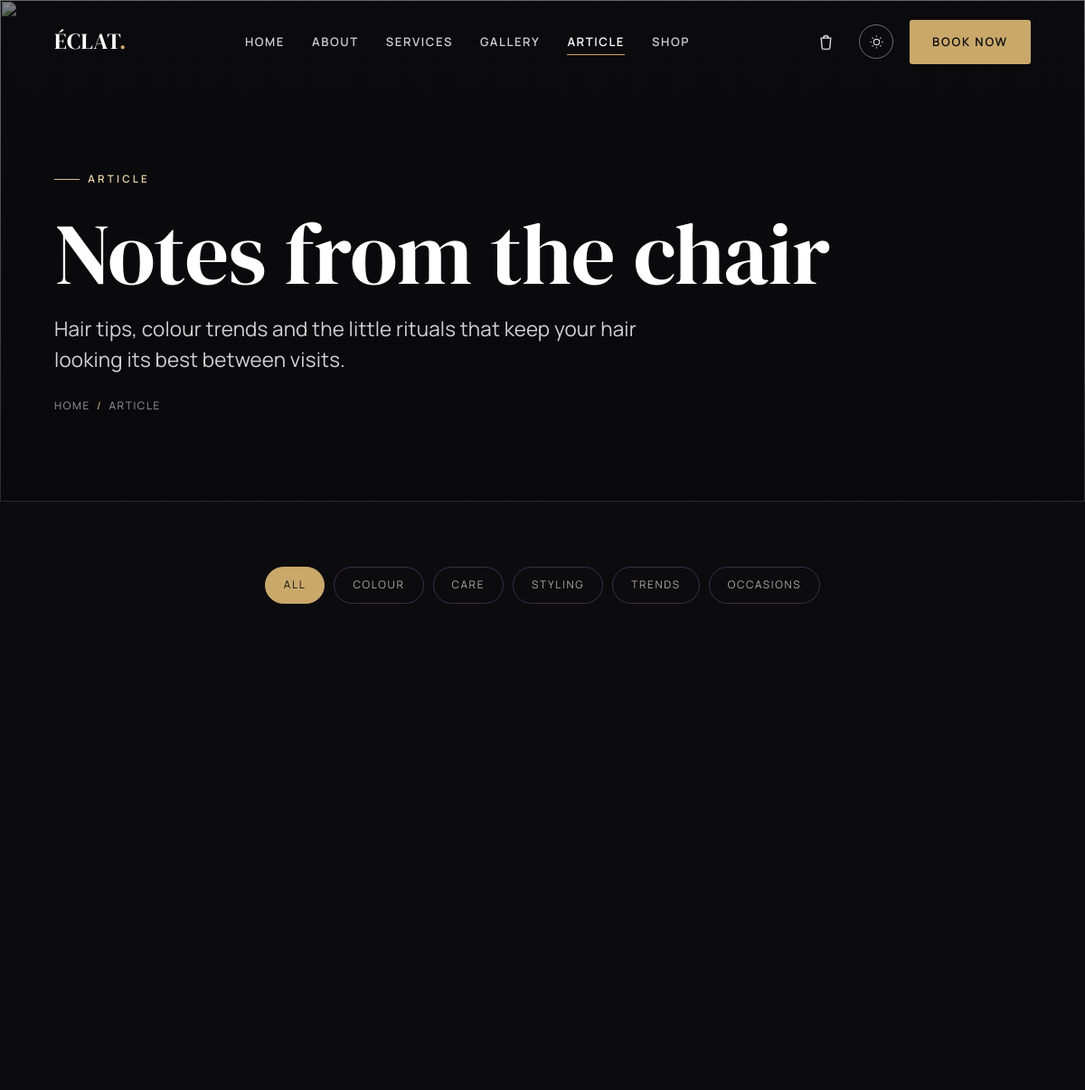
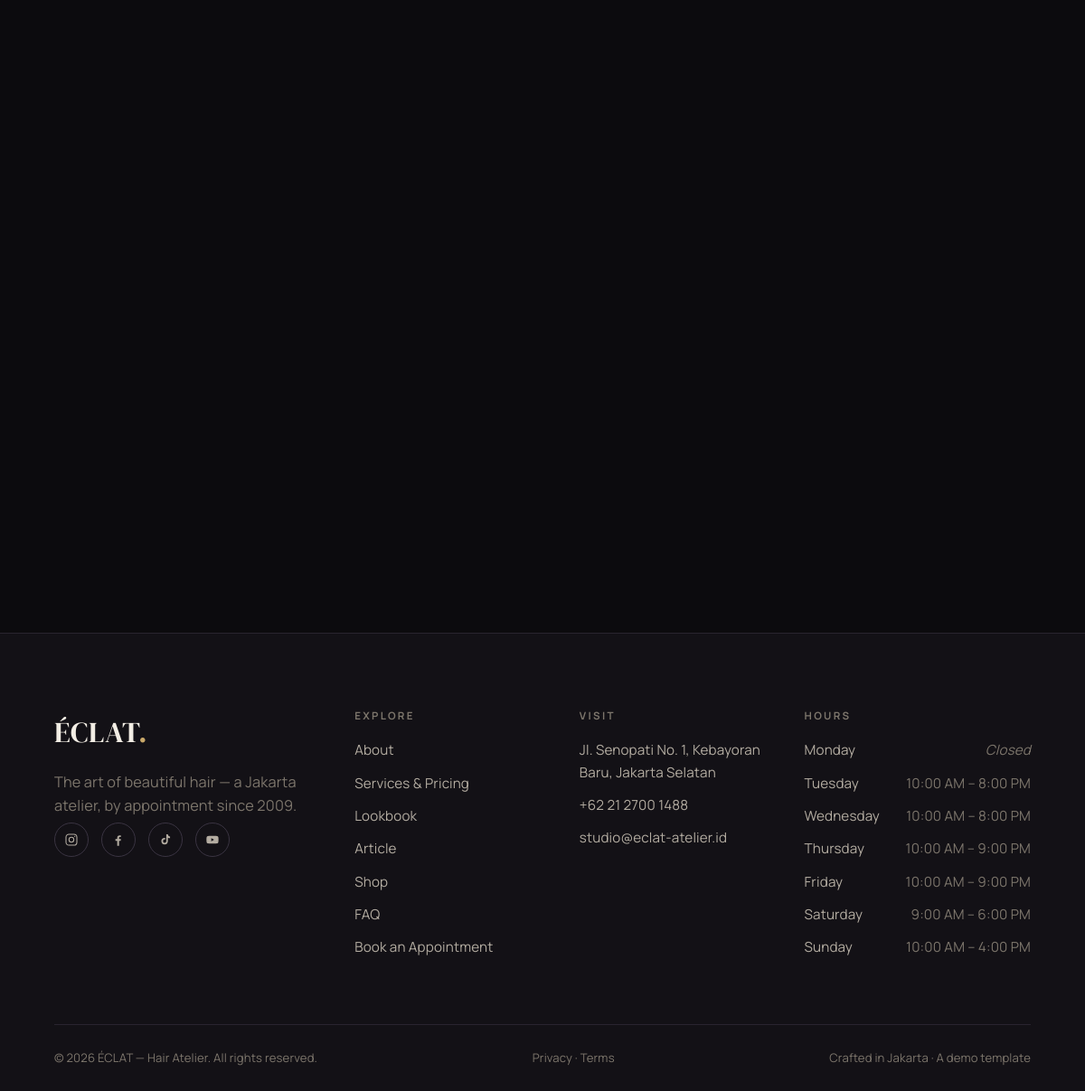
Page /blog on the committed database (2 pictures, top to bottom).
### tables this page shows
CREATE TABLE opening_hours (
    id         INT AUTO_INCREMENT PRIMARY KEY,
    day_order  TINYINT      NOT NULL,
    day_name   VARCHAR(12)  NOT NULL,
    open_time  TIME         NULL,
    close_time TIME         NULL,
    is_closed  TINYINT(1)   NOT NULL DEFAULT 0
);

### app/controllers/blog.php (called while the page is built)
<?php
render('blog', [
    'title'      => 'Article — ' . get_setting('site_name_full'),
    'meta'       => 'Hair tips, colour trends and transformations from the ' . get_setting('site_name') . ' team.',
    'active'     => 'blog',
    'js'         => ['pages/blog'],
    'posts'      => get_posts(),
    'categories' => get_post_categories(),
]);

### public/index.php (called while the page is built, shortened)
<?php
$routes = require APP_PATH . '/routes.php';
$uri  = parse_url($_SERVER['REQUEST_URI'] ?? '/', PHP_URL_PATH) ?? '/';
if (BASE_URL !== '') {
    if ($uri === BASE_URL) {
        $uri = '/';
    } elseif (str_starts_with($uri, BASE_URL . '/')) {
        $uri = substr($uri, strlen(BASE_URL));
    }
}
$path = '/' . trim($uri, '/');
$controller = $routes[$path] ?? null;
if ($controller === null) {
    http_response_code(404);
    $controller_file = APP_PATH . '/controllers/not_found.php';
} else {
    $controller_file = APP_PATH . '/controllers/' . $controller . '.php';
}
require $controller_file;

### app/models/settings.php (called while the page is built, shortened)
<?php
function get_setting(string $key, string $default = ''): string {
    static $cache = null;
    if ($cache === null) {
        $cache = [];
        foreach (q('SELECT skey, svalue FROM settings') as $r) {
            $cache[$r['skey']] = $r['svalue'];
        }
    }
    return $cache[$key] ?? $default;
}

### app/database.php (called while the page is built, shortened)
<?php
function db(): PDO {
    static $pdo = null;
    if ($pdo instanceof PDO) {
        return $pdo;
    }
    $opts = [
        PDO::ATTR_ERRMODE            => PDO::ERRMODE_EXCEPTION,
        PDO::ATTR_DEFAULT_FETCH_MODE => PDO::FETCH_ASSOC,
        PDO::ATTR_EMULATE_PREPARES   => false,
    ];
    try {
        if (DB_DRIVER === 'sqlite') {
            $pdo = new PDO('sqlite:' . DB_SQLITE_PATH, null, null, $opts);
            $pdo->exec('PRAGMA foreign_keys = ON');
        } else {
            $dsn = sprintf('mysql:host=%s;port=%s;dbname=%s;charset=utf8mb4',
                DB_HOST, DB_PORT, DB_NAME);
            $pdo = new PDO($dsn, DB_USER, DB_PASS, $opts);
        }
    } catch (PDOException $ex) {
        http_response_code(500);
        exit(APP_DEBUG
            ? 'Database connection failed: ' . $ex->getMessage()
            : 'The site is temporarily unavailable. Please try again shortly.');
    }
    return $pdo;
}
function q(string $sql, array $params = []): array {
    $stmt = db()->prepare($sql);
    $stmt->execute($params);
    return $stmt->fetchAll();
}

### app/models/hours.php (called while the page is built, shortened)
<?php
function get_opening_hours(): array {
    return q('SELECT day_name, open_time, close_time, is_closed
              FROM opening_hours ORDER BY day_order ASC');
}

### app/views/partials/footer.php (shortened to what this page needs)
<?php
$hours   = get_opening_hours();
$ig = get_setting('instagram'); $fb = get_setting('facebook');
$tt = get_setting('tiktok');    $yt = get_setting('youtube');
?>
<footer class="site-footer">
    <div class="container">
        <div class="footer-top">
            <div class="footer-brand">
                <div class="brand"><?= e(get_setting('site_name')) ?><span class="dot">.</span></div>
                <p><?= e(get_setting('tagline')) ?> — a Jakarta atelier, by appointment since <?= e(get_setting('founded_year')) ?>.</p>
                <div class="socials">
                    <a href="<?= e($ig) ?>" aria-label="Instagram"><svg viewBox="0 0 24 24" fill="none" stroke="currentColor" stroke-width="1.6"><rect x="3" y="3" width="18" height="18" rx="5"/><circle cx="12" cy="12" r="4"/><circle cx="17.5" cy="6.5" r="1" fill="currentColor" stroke="none"/></svg></a>
                    <a href="<?= e($fb) ?>" aria-label="Facebook"><svg viewBox="0 0 24 24" fill="currentColor"><path d="M13 22v-8h2.7l.4-3H13V9c0-.9.3-1.5 1.6-1.5H16V4.9c-.3 0-1.2-.1-2.3-.1-2.3 0-3.7 1.4-3.7 3.9V11H7v3h3v8z"/></svg></a>
                    <a href="<?= e($tt) ?>" aria-label="TikTok"><svg viewBox="0 0 24 24" fill="currentColor"><path d="M16 3c.3 2 1.6 3.6 3.6 3.9v2.6c-1.3.1-2.6-.3-3.6-1v5.9a5.4 5.4 0 1 1-5.4-5.4c.3 0 .6 0 .9.1v2.7a2.7 2.7 0 1 0 1.9 2.6V3z"/></svg></a>
                    <a href="<?= e($yt) ?>" aria-label="YouTube"><svg viewBox="0 0 24 24" fill="currentColor"><path d="M22 12s0-3-.4-4.4a2.3 2.3 0 0 0-1.6-1.6C18.5 5.6 12 5.6 12 5.6s-6.5 0-8 .4A2.3 2.3 0 0 0 2.4 7.6C2 9 2 12 2 12s0 3 .4 4.4a2.3 2.3 0 0 0 1.6 1.6c1.5.4 8 .4 8 .4s6.5 0 8-.4a2.3 2.3 0 0 0 1.6-1.6C22 15 22 12 22 12zm-12 2.8V9.2l4.8 2.8z"/></svg></a>
                </div>
            </div>
            <div class="footer-col">
                <h4>Explore</h4>
                <ul>
                    <li><a href="<?= e(url('about')) ?>">About</a></li>
                    <li><a href="<?= e(url('services')) ?>">Services &amp; Pricing</a></li>
                    <li><a href="<?= e(url('gallery')) ?>">Lookbook</a></li>
                    <li><a href="<?= e(url('blog')) ?>">Article</a></li>
                    <li><a href="<?= e(url('shop')) ?>">Shop</a></li>
                    <li><a href="<?= e(url('faq')) ?>">FAQ</a></li>
                    <li><a href="<?= e(url('book')) ?>">Book an Appointment</a></li>
                </ul>
            </div>
            <div class="footer-col">
                <h4>Visit</h4>
                <ul>
                    <?php if ($addr = get_setting('address')): ?><li><?= nl2br(e($addr)) ?></li><?php endif; ?>
                    <li><a href="tel:<?= e(preg_replace('/[^0-9+]/', '', get_setting('phone'))) ?>"><?= e(get_setting('phone')) ?></a></li>
                    <li><a href="mailto:<?= e(get_setting('email')) ?>"><?= e(get_setting('email')) ?></a></li>
                </ul>
            </div>
            <div class="footer-col">
                <h4>Hours</h4>
                <ul>
                    <?php foreach ($hours as $h): ?>
                        <li class="hours-row<?= $h['is_closed'] ? ' closed' : '' ?>">
                            <span class="d"><?= e($h['day_name']) ?></span>
                            <span class="t"><?= $h['is_closed'] ? 'Closed' : e(fmt_time($h['open_time']) . ' – ' . fmt_time($h['close_time'])) ?></span>
                        </li>
                    <?php endforeach; ?>
                </ul>
            </div>
        </div>
        <div class="footer-bottom">
            <span>© <?= date('Y') ?> <?= e(get_setting('site_name_full')) ?>. All rights reserved.</span>
            <span class="footer-legal">
                <a href="<?= e(url('privacy')) ?>">Privacy</a> · <a href="<?= e(url('terms')) ?>">Terms</a>
            </span>
            <span>Crafted in Jakarta · A demo template</span>
        </div>
    </div>
</footer>

### public/assets/css/base/tokens.css (style rules this page uses)
:root { --font-display: "DM Serif Display", Georgia, "Times New Roman", serif; --font-body: "Manrope", system-ui, -apple-system, Segoe UI, Roboto, sans-serif; --fs-eyebrow: 0.72rem; --fs-body: 1.02rem; --fs-lead: clamp(1.12rem, 0.6rem + 1.1vw, 1.4rem); --h4: clamp(1.05rem, 0.9rem + 0.6vw, 1.3rem); --h3: clamp(1.4rem, 1rem + 1.4vw, 2rem); --h2: clamp(2.05rem, 1.2rem + 3.4vw, 3.4rem); --h1: clamp(2.9rem, 1.2rem + 7vw, 6rem); --container: 1220px; --container-narrow: 880px; --gutter: clamp(20px, 5vw, 64px); --section-y: clamp(60px, 6vw, 104px); --radius: 3px; --radius-lg: 6px; --ease: cubic-bezier(0.2, 0.6, 0.2, 1); --dur: 0.65s; --dur-fast: 0.28s; }
:root, [data-theme="dark"] { --bg: #0c0b0e; --bg-2: #131116; --bg-3: #1b181f; --text: #f2ede4; --text-2: #b3aca1; --text-3: #7d766c; --line: #29242f; --line-2: #3a3442; --accent: #c9a86a; --accent-2: #e2c993; --accent-ink: #0c0b0e; --overlay: linear-gradient(180deg, rgba(8,7,10,0.25) 0%, rgba(8,7,10,0.72) 100%); --shadow: 0 24px 60px -28px rgba(0,0,0,0.7); --img-filter: grayscale(0.15) contrast(1.02); }

### public/assets/css/base/typography.css (style rules this page uses)
body { font-family: var(--font-body); font-size: var(--fs-body); font-weight: 400; color: var(--text); background: var(--bg); letter-spacing: 0.01em; transition: background var(--dur-fast) var(--ease), color var(--dur-fast) var(--ease); }
h1, h2, h3, h4 { font-family: var(--font-display); font-weight: 400; line-height: 1.06; letter-spacing: -0.005em; color: var(--text); }
h4 { font-size: var(--h4); line-height: 1.2; }
p { color: var(--text-2); }

### public/assets/css/components/layout.css (style rules this page uses)
.container { width: 100%; max-width: var(--container); margin-inline: auto; padding-inline: var(--gutter); }

### public/assets/css/components/header.css (style rules this page uses)
.brand { font-family: var(--font-display); font-size: 1.55rem; font-weight: 400; letter-spacing: 0.02em; color: var(--text); transition: color var(--dur-fast) var(--ease); }
.brand .dot { color: var(--accent); }

### public/assets/css/components/footer.css (style rules this page uses)
.site-footer { background: var(--bg-2); border-top: 1px solid var(--line); padding-top: clamp(60px, 7vw, 100px); }
.footer-top { display: grid; grid-template-columns: 1.4fr 1fr 1fr 1.2fr; gap: 40px; padding-bottom: clamp(48px, 6vw, 80px); }
.footer-brand .brand { font-size: 2rem; }
.footer-brand p { margin-top: 16px; max-width: 32ch; color: var(--text-3); }
.footer-col h4 { font-family: var(--font-body); font-size: 0.72rem; letter-spacing: 0.2em; text-transform: uppercase; color: var(--text-3); margin-bottom: 20px; font-weight: 700; }
.footer-col ul { display: flex; flex-direction: column; gap: 12px; }
.footer-col a, .footer-col li { color: var(--text-2); font-size: 0.95rem; transition: color var(--dur-fast) var(--ease); }
.hours-row { display: flex; justify-content: space-between; gap: 16px; font-size: 0.9rem; }
.hours-row .d { color: var(--text-2); }
.hours-row .t { color: var(--text-3); }
.hours-row.closed .t { color: var(--text-3); font-style: italic; }
.socials { display: flex; gap: 14px; margin-top: 6px; }
.socials a { width: 38px; height: 38px; border: 1px solid var(--line-2); border-radius: 50%; display: grid; place-items: center; color: var(--text-2); transition: color var(--dur-fast) var(--ease), border-color var(--dur-fast) var(--ease); }
.socials svg { width: 16px; height: 16px; }
.footer-bottom { border-top: 1px solid var(--line); padding-block: 26px; display: flex; justify-content: space-between; gap: 16px; flex-wrap: wrap; font-size: 0.82rem; color: var(--text-3); }
.footer-legal a { color: var(--text-3); transition: color var(--dur-fast) var(--ease); }

### rows in the picture
opening_hours: day_name "Monday", is_closed "Closed"
opening_hours: day_name "Tuesday", open_time+close_time "10:00 AM – 8:00 PM"
opening_hours: day_name "Wednesday", open_time+close_time "10:00 AM – 8:00 PM"
opening_hours: day_name "Thursday", open_time+close_time "10:00 AM – 9:00 PM"
opening_hours: day_name "Friday", open_time+close_time "10:00 AM – 9:00 PM"
opening_hours: day_name "Saturday", open_time+close_time "9:00 AM – 6:00 PM"
opening_hours: day_name "Sunday", open_time+close_time "10:00 AM – 4:00 PM"

### other values in the picture
get_setting('site_name') "ÉCLAT"
$label "HOME"
$label "ABOUT"
$label "SERVICES"
$label "GALLERY"
$label "ARTICLE"
$label "SHOP"
$c "COLOUR"
$c "CARE"
$c "STYLING"
$c "TRENDS"
$c "OCCASIONS"
get_setting('tagline') "The art of beautiful hair"
get_setting('founded_year') "2009"
$addr "Jl. Senopati No. 1, Kebayoran Baru, Jakarta Selatan"
